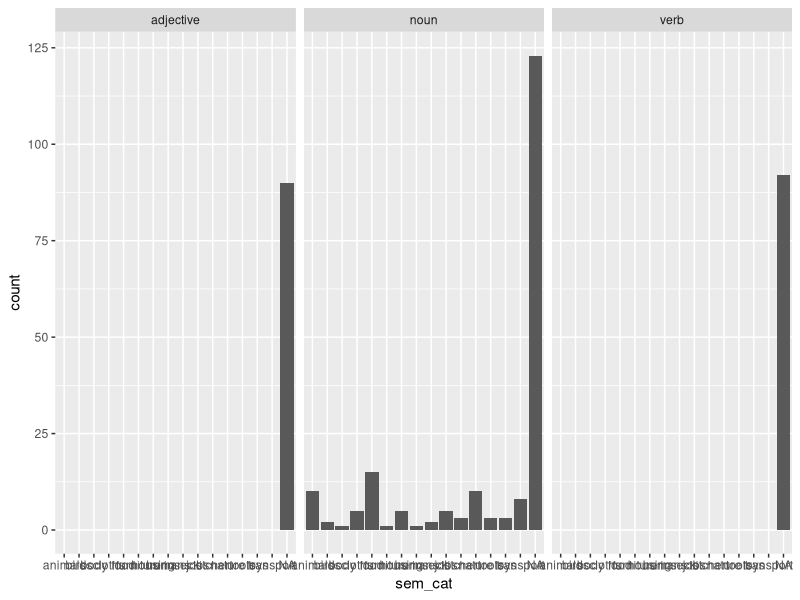
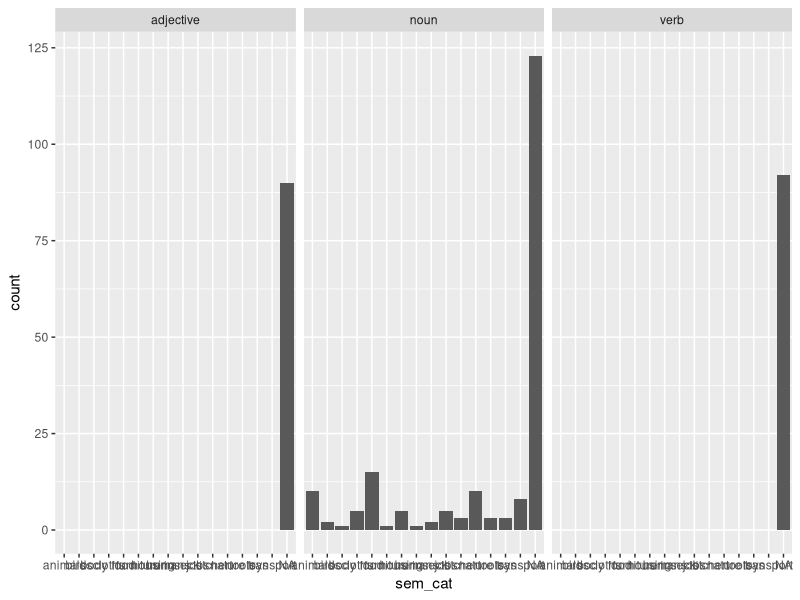

Here is the R script that generated these plots, in order:
## ---- chunk 1
library(tidyverse)
library(readxl)
library(jsonlite)
## ---- chunk 2

nat_an <- read_xlsx("../data/wonder_word_list_natalia.xlsx")%>%
  select(-c(`geschätzter Erwerbsalter in Monaten`, `Onsetfrequenzen Rang 1-60`, Anzahl, Häufigkeitsklasse, `Silbenfrequenz?`))%>%
  rename(freq_celex = `Freq Mündlich (0-485 pro Million).`, 
         concreteness = Konkretheit)%>%
  pivot_longer(cols = c(10:24), names_to = "sem_cat", values_to = "x")%>%
  group_by(german, english, aoa_rating_german, aoa_rating_english, word_type)%>%
  arrange(x, .group_by = T)%>%
  distinct(german, english, aoa_rating_german, aoa_rating_english, word_type, .keep_all = T)%>%
  mutate(sem_cat = ifelse(is.na(x), NA, sem_cat))%>%
  select(-x)%>%
  mutate(sem_cat = recode(sem_cat, 
                          `semantische kategorie Tiere` = "animals",
                          `semantische kategorie Insekten` = "insects",
                          `semantische kategorie Essen` = "food",
                          `semantische kategorie Möbel` = "furniture",
                          `semantische kategorie Kleidung` = "cloths",
                          `semantische kategorie Bewegungsmittel` = "transport",
                          `semantische kategorie Körper` = "body",
                          `semantische kategorie Vögel` = "birds",
                          `semantische kategorie Spielzeug` = "toys",
                          `semantische kategorie Berufe` = "jobs",
                          `semantische kategorie Natur` = "nature",
                          `semantische kategorie Werkzeug` = "tools",
                          `semantische kategorie Geschirr/Küche` = "kitchen",
                          `semantische kategorie Wohnung` = "housing",
                          `semantische kategorie Menschen` = "humans"))



sel_nat <- nat_an%>%
  filter(select == "x")


ggplot(sel_nat, aes(x = sem_cat))+
  geom_bar(stat = "count")+
  facet_grid(~word_type)


ggplot(sel_nat, aes(x = sem_cat))+
  geom_bar(stat = "count")+
  facet_grid(~word_type)

sel_nat%>%
  filter(orev == "x")

## ---- chunk 3

export_sel_nat <- sel_nat%>%
  ungroup()%>%
  select(german, word_type)%>%
  rename(word = german,
         pos = word_type)%>%
  mutate(word = ifelse(pos == "noun", str_to_title(word),word),
         rand = rnorm(length(word),0,1))%>%
  arrange(rand)%>%
  select(-rand)

export_sel_nat%>%
  group_by(word)%>%
  summarise(n = n())%>%
  arrange(-n)


sel_nat%>%
  ungroup()%>%
  select(german, english, word_type, aoa_rating_german)%>%
  mutate(german = ifelse(word_type == "noun", str_to_title(german),german))%>%
  writexl::write_xlsx("../data/wonder_full_list.xlsx")

 write_json(export_sel_nat, "../data/wonder_data.json")
